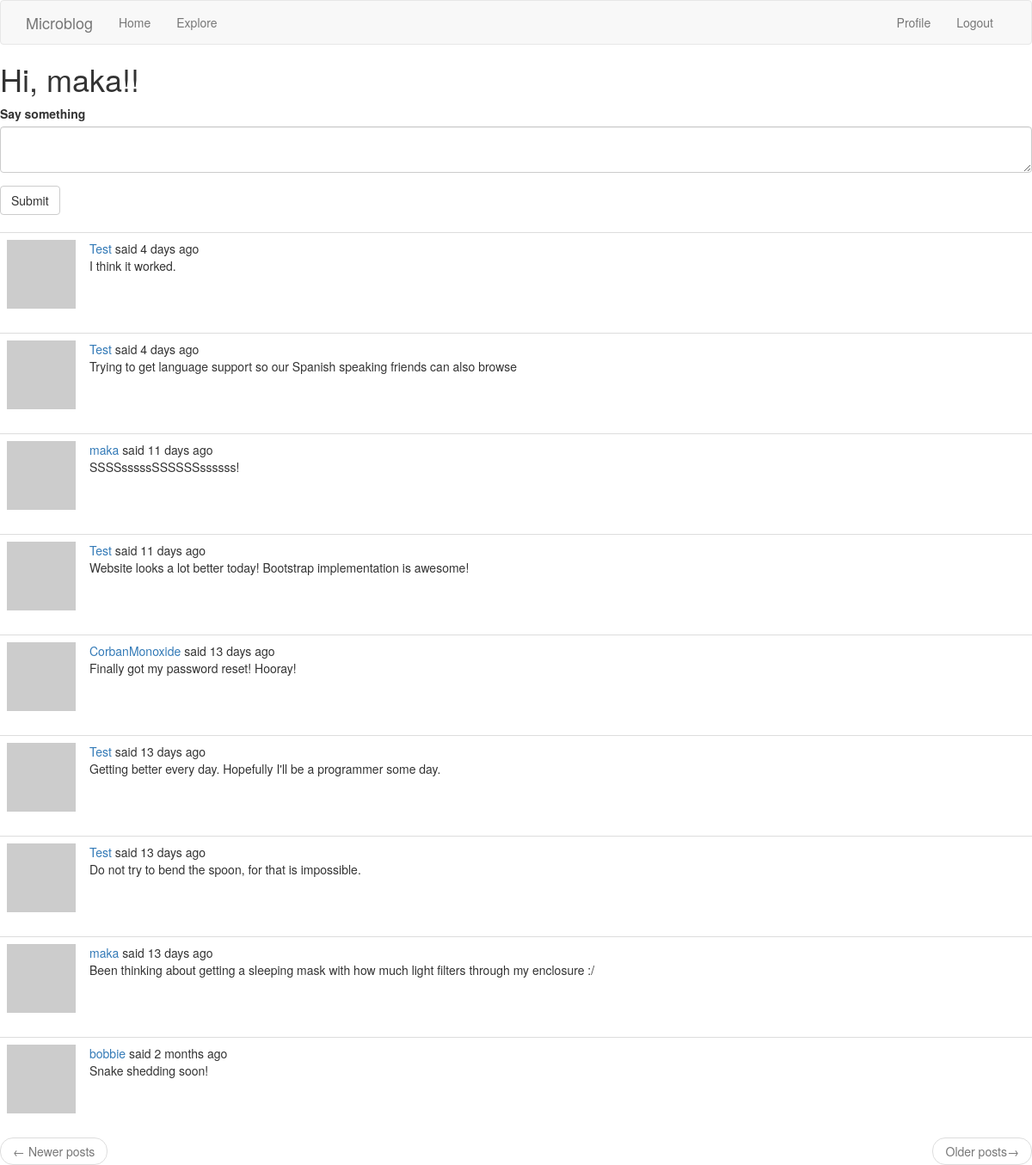
/index (signed in), run on the app's committed database.
### app/models.py (models this page shows, shortened)
class User(UserMixin, db.Model):
    id = db.Column(db.Integer, primary_key=True)
    username = db.Column(db.String(64), index=True, unique=True)
    email = db.Column(db.String(120), index=True, unique=True)
    password_hash = db.Column(db.String(128))
    posts = db.relationship('Post', backref='author', lazy='dynamic')
    about_me = db.Column(db.String(140))
    last_seen = db.Column(db.DateTime, default=datetime.utcnow)
    followed = db.relationship(
        'User', secondary = followers,
        primaryjoin=(followers.c.follower_id == id),
        secondaryjoin = (followers.c.followed_id == id),
        backref = db.backref('followers', lazy = 'dynamic'), lazy = 'dynamic')
    def avatar(self, size):
        digest = md5(self.email.lower().encode('utf-8')).hexdigest()
        return 'http://www.gravatar.com/avatar/{}?d=identicon&s={}'.format(digest, size)
    def followed_posts(self):
        followed = Post.query.join(
            followers, (followers.c.followed_id == Post.user_id)).filter(
                followers.c.follower_id == self.id)
        own = Post.query.filter_by(user_id=self.id)
        return followed.union(own).order_by(Post.timestamp.desc())

class Post(db.Model):
    id = db.Column(db.Integer, primary_key=True)
    body = db.Column(db.String(140))
    timestamp = db.Column(db.DateTime, index=True, default=datetime.utcnow)
    user_id = db.Column(db.Integer, db.ForeignKey('user.id'))

### app/routes.py (the view)
@app.route('/', methods = ['GET', 'POST'])
@app.route('/index', methods = ['GET', 'POST'])
@login_required
def index():
    form = PostForm()
    if form.validate_on_submit():
        post = Post(body=form.post.data, author=current_user)
        db.session.add(post)
        db.session.commit()
        flash(_('Your post is now live!'))
        return redirect(url_for('index'))
    page = request.args.get('page', 1, type = int)
    posts = current_user.followed_posts().paginate(
        page, app.config['POSTS_PER_PAGE'], False)
    next_url = url_for('index', page = posts.next_num) \
        if posts.has_next else None #next_url takes you to next page only if one exists
    prev_url = url_for('index', page = posts.prev_num) \
        if posts.has_prev else None #prev_url takes you to previous page only if one exists
    return render_template('index.html', title='Home', form=form,
                            posts=posts.items, next_url = next_url,
                            prev_url = prev_url)

### app/forms.py
class PostForm(FlaskForm):
    post = TextAreaField(_l('Say something'), validators=[
        DataRequired(), Length(min=1, max=140)])
    submit = SubmitField(_l('Submit'))

### app/models.py (called while the page is built)
@login.user_loader
def load_user(id):
    return User.query.get(int(id))

### app/routes.py (called while the page is built)
@app.before_request
def before_request():
    if current_user.is_authenticated:
        current_user.last_seen = datetime.utcnow()
        db.session.commit()
        g.locale = str(get_locale())

### app/templates/index.html
{% extends "base.html" %}
{% import 'bootstrap/wtf.html' as wtf %}
{% block content %}
    <h1>{{ _('Hi, %(username)s!', username=current_user.username) }}!</h1>
    {% if form %}
    {{ wtf.quick_form(form) }}
    <br>
    {% endif %}
    {% for post in posts %}
        {% include '_post.html' %}
    {% endfor %}
    <nav auria-label="...">
      <u1 class="pager">
        <li class="previous{% if not prev_url %} disabled{% endif %}">
          <a href = "{{prev_url or '#' }}">
            <span aria-hidden="true">&larr;</span> {{ _('Newer posts') }}
          </a>
        </li>
        <li class="next{% if not next_url %} disabled {% endif %}">
          <a href = "{{ next_url or '#' }}">
            {{ _('Older posts') }}<span aria-hidden="true">&rarr;</span>
          </a>
        </li>
      </u1>
    </nav>
{% endblock %}

### app/templates/_post.html (shortened to what this page needs)
<table class = "table table-hover">
	<tr>
		<td width="70px">
			<a href="{{ url_for('user', username=post.author.username) }}">
				<img src="{{ post.author.avatar(70) }}" />
			</a>
		</td>
		<td>
			{{ _('%(username)s said %(when)s',
				username=user_link, when=moment(post.timestamp).fromNow()) }}
			<br>
			{{ post.body }}
		</td>
	</tr>
</table>

### data on the page
Post: body "I think it worked."
Post: body "Trying to get language support so our Spanish speaking friends can also browse"
Post: body "SSSSsssssSSSSSSssssss!"
Post: body "Website looks a lot better today! Bootstrap implementation is awesome!"
Post: body "Finally got my password reset! Hooray!"
Post: body "Getting better every day. Hopefully I'll be a programmer some day."
Post: body "Do not try to bend the spoon, for that is impossible."
Post: body "Been thinking about getting a sleeping mask with how much light filters through my enclosure :/"
Post: body "Snake shedding soon!"
